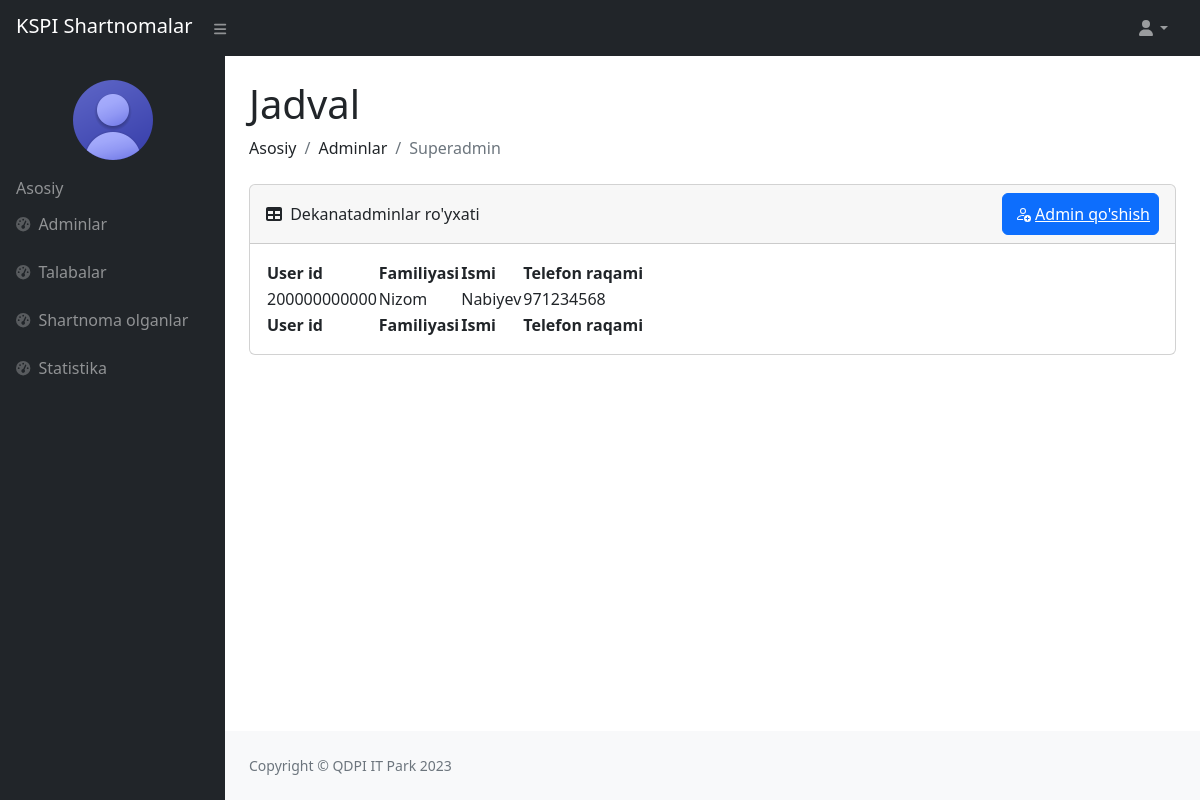
Before: /dekanat_admin/ (signed in) with the older database file.
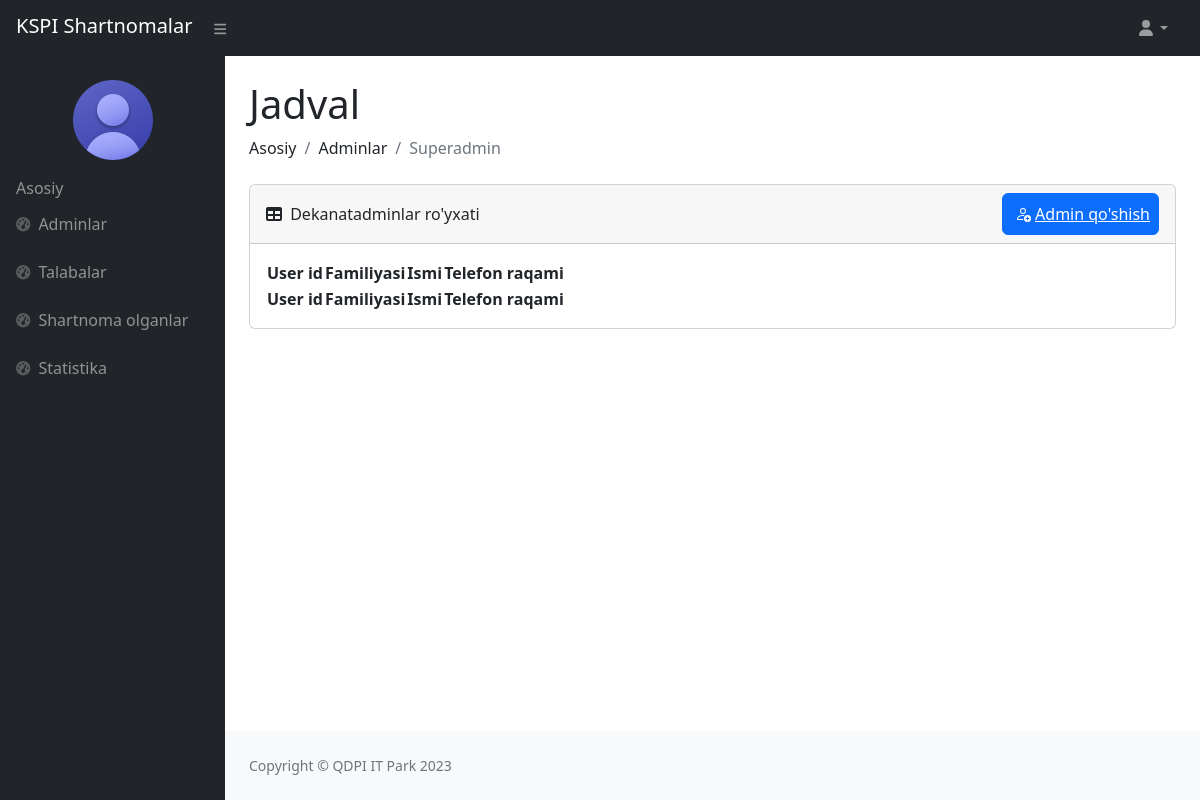
After: the same page with the newer database file.
### users/models.py (models this page shows)
class User(AbstractUser):
    sharif = models.CharField(max_length=100)
    t_yil = models.CharField(max_length=100, blank=True)
    t_nomer = models.CharField(max_length=200)
    k_yil = models.CharField(max_length=200, blank=True)
    gender = models.CharField(max_length=100, blank=True)
    talim_turi = models.CharField(max_length=100, blank=True)
    fakultet = models.CharField(max_length=100, blank=True)
    yonalish = models.CharField(max_length=100, blank=True)
    kurs = models.CharField(max_length=10, blank=True)
    guruh = models.CharField(max_length=100, blank=True)
    viloyat = models.CharField(max_length=100)
    tuman = models.CharField(max_length=100)
    mfy = models.CharField(max_length=100, blank=True)
    kocha_uy = models.CharField(max_length=100)
    lavozim = models.CharField(max_length=100, blank=True)
    dekanat_fakultet = models.CharField(max_length=100, blank=True)
    dekanat_kafedra = models.CharField(max_length=100, blank=True)
    parol = models.CharField(max_length=100)

### users/views.py (the view)
# urls.py: path('dekanat_admin/', dekanat_admin, name='dekanat_admin'),
def dekanat_admin(request):
    data = User.objects.filter(lavozim='dekanat')
    context = {
        'data':data,
    }
    return render(request, 'adminlar/dekanat/adminlar.html', context)

### templates/adminlar/dekanat/adminlar.html (shortened to what the changed rows need)
{% load static %}
<!DOCTYPE html>
<html lang="en">
<head>
    <link href="https://cdn.jsdelivr.net/npm/simple-datatables@7.1.2/dist/style.min.css" rel="stylesheet"/>
    <link rel="stylesheet" href="{% static '/superadmin/css/styles.css' %}">
</head>
<body class="sb-nav-fixed">
    {% if user.is_authenticated %}
    <div id="layoutSidenav">
        <div id="layoutSidenav_content">
            <main>
                <div class="container-fluid px-4">
                    <h1 class="mt-4">Jadval</h1>
                    <div class="card mb-4">
                        <div class="card-body">
                            <table id="datatablesSimple">
                                <thead>
                                    <tr>
                                        <th>User id</th>
                                        <th>Familiyasi</th>
                                        <th>Ismi</th>
                                        <th>Telefon raqami</th>
                                    </tr>
                                </thead>
                                <tfoot>
                                    <tr>
                                        <th>User id</th>
                                        <th>Familiyasi</th>
                                        <th>Ismi</th>
                                        <th>Telefon raqami</th>
                                    </tr>
                                </tfoot>
                                {% for s in data %}
                                    <tbody>
                                        <tr>
                                            <td>{{s.username}}</td>
                                            <td>{{s.first_name}}</td>
                                            <td>{{s.last_name}}</td>
                                            <td>{{s.t_nomer}}</td>
                                        </tr>
                                    </tbody>
                                {% endfor %}
                            </table>
                        </div>
                    </div>
                </div>
            </main>
        </div>
    </div>
    {% endif %}
</body>
</html>

Changed rows visible on the page:
removed User: username "200000000000", first_name "Nizom", last_name "Nabiyev", t_nomer "971234568"
